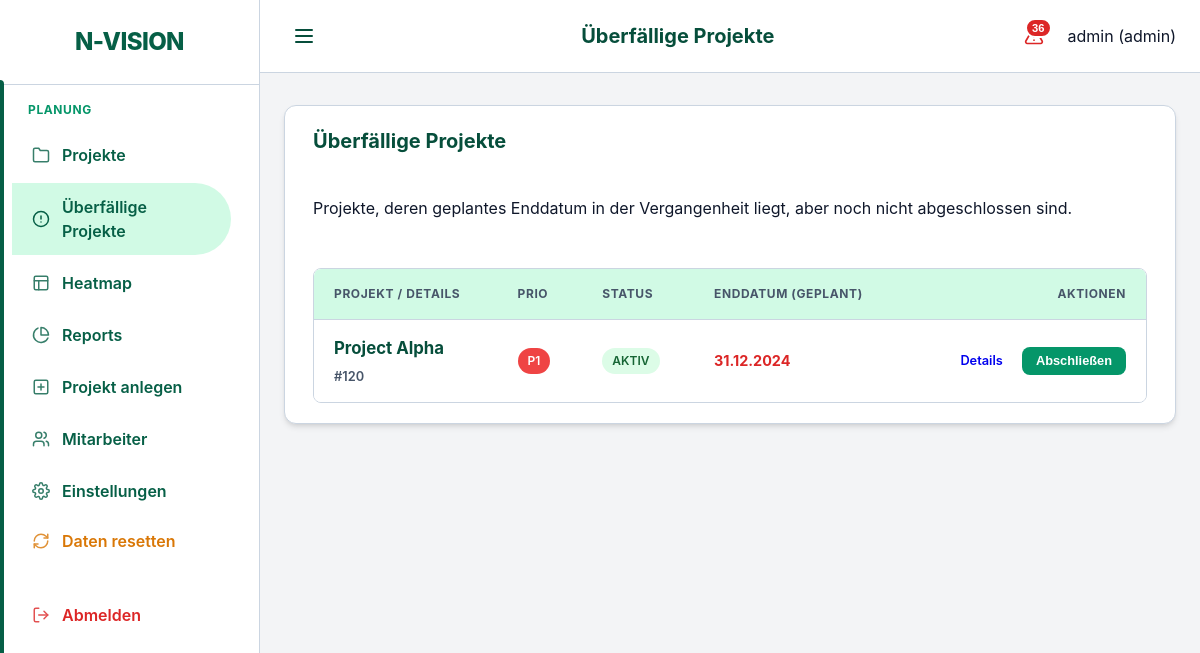
Page /ui/projects/overdue (signed in) on the committed database.
### models.py (models this page shows)
class User(Base):
    __tablename__ = "users"
    id = Column(Integer, primary_key=True, index=True)
    username = Column(String, unique=True, index=True)
    hashed_password = Column(String)
    role = Column(Enum(UserRole), default=UserRole.EMPLOYEE)
    employee_id = Column(Integer, ForeignKey("employees.id"), nullable=True)
    is_active = Column(Boolean, default=True)
    employee = relationship("Employee", back_populates="user")

class Project(Base):
    __tablename__ = "projects"
    id = Column(Integer, primary_key=True, index=True)
    name = Column(String, index=True)
    description = Column(String, nullable=True)
    business_value = Column(String, nullable=True)
    internal_number = Column(String, nullable=True)
    division = Column(String, nullable=True) # "IT", "Netzgesellschaft", "Vertrieb", "Kraftwerk"
    start_date = Column(Date)
    end_date = Column(Date)
    priority = Column(Integer, default=1) # 1 highest
    status = Column(Enum(ProjectStatus), default=ProjectStatus.PLANNING)
    manager_id = Column(Integer, ForeignKey("employees.id"), nullable=True)
    responsible_it = Column(String, nullable=True)
    responsible_fb = Column(String, nullable=True)
    pab_approval = Column(Integer, default=0) # 0 = No, 1 = Yes
    cats_number = Column(String, nullable=True)
    pt_intern_pab = Column(Float, default=0.0)
    pt_intern_planned = Column(Float, default=0.0)
    pt_extern_planned = Column(Float, default=0.0)
    staffings = relationship("Staffing", back_populates="project")
    bookings = relationship("Booking", back_populates="project")
    milestones = relationship("Milestone", back_populates="project", cascade="all, delete-orphan")

### main.py (the view)
@app.get("/ui/projects/overdue", response_class=HTMLResponse)
def ui_projects_overdue(request: Request, db: Session = Depends(get_db)):
    from datetime import date
    projects = db.query(models.Project).filter(
        models.Project.end_date < date.today(),
        models.Project.status != models.ProjectStatus.COMPLETED
    ).order_by(models.Project.end_date).all()
    return templates.TemplateResponse(
        request=request, name="projects_overdue.html", context={
            "projects": projects,
            "active_page": "projects_overdue",
            "title": "Überfällige Projekte"
        }
    )

### templates/projects_overdue.html (shortened to what this page needs)
{% extends "base.html" %}
{% set title = "Überfällige Projekte" %}
{% block content %}
<div class="card">
    <div class="project-table-header">
        <h2>Überfällige Projekte</h2>
        <p class="text-muted">Projekte, deren geplantes Enddatum in der Vergangenheit liegt, aber noch nicht abgeschlossen sind.</p>
    </div>
    <div class="modern-table-wrapper">
        <table class="modern-table">
            <thead>
                <tr>
                    <th>Projekt / Details</th>
                    <th>Prio</th>
                    <th>Status</th>
                    <th>Enddatum (geplant)</th>
                    <th style="text-align: right;">Aktionen</th>
                </tr>
            </thead>
            <tbody>
                {% for p in projects %}
                <tr>
                    <td>
                        <div style="display: flex; flex-direction: column;">
                            <a href="/ui/projects/{{ p.id }}" class="project-name-link">{{ p.name }}</a>
                            <div style="margin-top: 0.35rem; display: flex; align-items: center; gap: 0.5rem;">
                                <span style="font-weight: 600; font-size: 0.8rem; color: var(--text-muted);">#{{ p.id }}</span>
                            </div>
                        </div>
                    </td>
                    <td>
                        {% if p.priority == 1 %}
                            <span class="badge" style="background-color: #ef4444; color: white;">P1</span>
                        {% elif p.priority == 2 %}
                            <span class="badge" style="background-color: #f59e0b; color: white;">P2</span>
                        {% elif p.priority == 3 %}
                            <span class="badge" style="background-color: #3b82f6; color: white;">P3</span>
                        {% else %}
                            <span class="badge badge-default">P{{ p.priority }}</span>
                        {% endif %}
                    </td>
                    <td>
                        <span class="badge status-{{ p.status.value.replace('_', '-') }}">
                            {{ 'PLANUNG' if p.status.value == 'planning' else 'AKTIV' if p.status.value == 'active' else 'ON HOLD' if p.status.value == 'on_hold' else 'ABGESCHLOSSEN' if p.status.value == 'completed' else p.status.value }}
                        </span>
                    </td>
                    <td style="color: var(--danger); font-weight: bold;">
                        {{ p.end_date.strftime('%d.%m.%Y') }}
                    </td>
                    <td style="text-align: right;">
                        <a href="/ui/projects/{{ p.id }}" class="btn btn-small">Details</a>
                        {% if request.state.user and request.state.user.role.value == 'admin' %}
                        <form action="/ui/projects/{{ p.id }}/complete" method="post" style="display: inline;" onsubmit="return confirm('Projekt als abgeschlossen markieren?')">
                            <button type="submit" class="btn btn-small" style="background-color: var(--success); color: white; border: none;">Abschließen</button>
                        </form>
                        {% endif %}
                    </td>
                </tr>
                {% else %}
                <tr>
                    <td colspan="5" style="text-align: center; padding: 2rem; color: var(--text-muted);">
                        Keine überfälligen Projekte gefunden. Alles im Plan!
                    </td>
                </tr>
                {% endfor %}
            </tbody>
        </table>
    </div>
</div>
{% endblock %}

### templates/base.html (shortened to what this page needs)
<!DOCTYPE html>
<html lang="de">
<head>
    <link rel="stylesheet" href="{{ static_url('/static/styles.css') }}">
</head>
<body>
<div class="app-layout">
    <aside class="sidebar">
        <div class="sidebar-header">
            <div class="brand-title">N-VISION</div>
        </div>
        <nav class="sidebar-nav">
            <div class="nav-group">
                <span class="nav-label">Planung</span>
                <a href="/ui/projects" class="{% if active_page == 'projects' %}active{% endif %}">
                    <svg xmlns="http://www.w3.org/2000/svg" width="18" height="18" viewBox="0 0 24 24" fill="none" stroke="currentColor" stroke-width="2" stroke-linecap="round" stroke-linejoin="round" class="nav-icon"><path d="M22 19a2 2 0 0 1-2 2H4a2 2 0 0 1-2-2V5a2 2 0 0 1 2-2h5l2 3h9a2 2 0 0 1 2 2z"/></svg>
                    <span>Projekte</span>
                </a>
                <a href="/ui/projects/overdue" class="{% if active_page == 'projects_overdue' %}active{% endif %}">
                    <svg xmlns="http://www.w3.org/2000/svg" width="18" height="18" viewBox="0 0 24 24" fill="none" stroke="currentColor" stroke-width="2" stroke-linecap="round" stroke-linejoin="round" class="nav-icon"><circle cx="12" cy="12" r="10"/><line x1="12" y1="8" x2="12" y2="12"/><line x1="12" y1="16" x2="12.01" y2="16"/></svg>
                    <span>Überfällige Projekte</span>
                </a>
                <a href="/" class="{% if active_page == 'heatmap' %}active{% endif %}">
                    <svg xmlns="http://www.w3.org/2000/svg" width="18" height="18" viewBox="0 0 24 24" fill="none" stroke="currentColor" stroke-width="2" stroke-linecap="round" stroke-linejoin="round" class="nav-icon"><rect width="18" height="18" x="3" y="3" rx="2"/><path d="M3 9h18"/><path d="M9 21V9"/></svg>
                    <span>Heatmap</span>
                </a>
                <a href="/ui/reports" class="{% if active_page == 'reports' %}active{% endif %}">
                    <svg xmlns="http://www.w3.org/2000/svg" width="18" height="18" viewBox="0 0 24 24" fill="none" stroke="currentColor" stroke-width="2" stroke-linecap="round" stroke-linejoin="round" class="nav-icon"><path d="M21.21 15.89A10 10 0 1 1 8 2.83"></path><path d="M22 12A10 10 0 0 0 12 2v10z"></path></svg>
                    <span>Reports</span>
                </a>
                {% if request.state.user and request.state.user.role.value == 'admin' %}
                <a href="/ui/projects/add" class="{% if active_page == 'project_add' %}active{% endif %}">
                    <svg xmlns="http://www.w3.org/2000/svg" width="18" height="18" viewBox="0 0 24 24" fill="none" stroke="currentColor" stroke-width="2" stroke-linecap="round" stroke-linejoin="round" class="nav-icon"><rect width="18" height="18" x="3" y="3" rx="2"/><path d="M12 8v8"/><path d="M8 12h8"/></svg>
                    <span>Projekt anlegen</span>
                </a>
                <a href="/ui/employees" class="{% if active_page == 'employees' %}active{% endif %}">
                    <span>Mitarbeiter</span>
                </a>
                <a href="/ui/settings" class="{% if active_page == 'settings' %}active{% endif %}">
                    <span>Einstellungen</span>
                </a>
                <form action="/seed/" method="post" style="display: block;">
                    <button type="submit" class="nav-button-link" style="color: var(--warning);" onclick="return confirm('Sicher? Alle aktuellen Daten gehen verloren und werden durch Testdaten ersetzt.')">
                        <span>Daten resetten</span>
                    </button>
                </form>
                {% endif %}
            </div>
            <div class="nav-group" style="margin-top: auto;">
                <a href="/logout" style="color: var(--danger);">
                    <span>Abmelden</span>
                </a>
            </div>
        </nav>
    </aside>
    <div class="main-wrapper">
        <header class="top-bar">
            <button class="menu-toggle" id="menuToggle" aria-label="Menü öffnen">
                <svg xmlns="http://www.w3.org/2000/svg" width="24" height="24" viewBox="0 0 24 24" fill="none" stroke="currentColor" stroke-width="2" stroke-linecap="round" stroke-linejoin="round"><line x1="4" x2="20" y1="12" y2="12"/><line x1="4" x2="20" y1="6" y2="6"/><line x1="4" x2="20" y1="18" y2="18"/></svg>
            </button>
            <h1 class="page-title">{{ title if title else "N-VISION" }}</h1>
            <div class="user-info" style="display: flex; align-items: center; gap: 1rem;">
                {% if request.state.user %}
                {% set criticals = get_critical_projects(request) %}
                <button class="critical-trigger" id="criticalTrigger" title="Kritische Projekte">
                    {% if criticals|length > 0 %}
                    <span class="critical-badge">{{ criticals|length }}</span>
                    {% endif %}
                </button>
                {% endif %}
                <span>{{ request.state.user.username if request.state.user else "Gast" }} ({{ request.state.user.role.value if request.state.user else "" }})</span>
            </div>
        </header>
        <main class="content-area">
            {% block content %}{% endblock %}
        </main>
    </div>
</div>
</body>
</html>

### rows in the picture
User: state.user "admin", state.user.role "admin"
Project: name "Project Alpha", id "120", priority "P1", status "AKTIV", end_date "31.12.2024"

### other values in the picture
{{ title if title else "N-VISION" }} "Überfällige Projekte"
{{ criticals|length }} "36"
